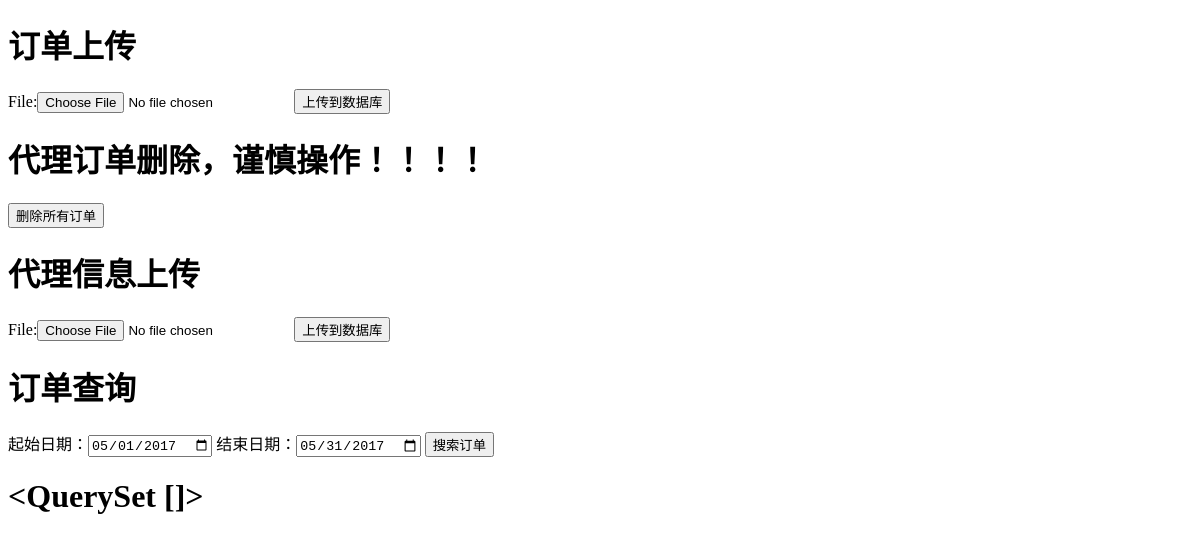
Before: /upload/ with the older database file.
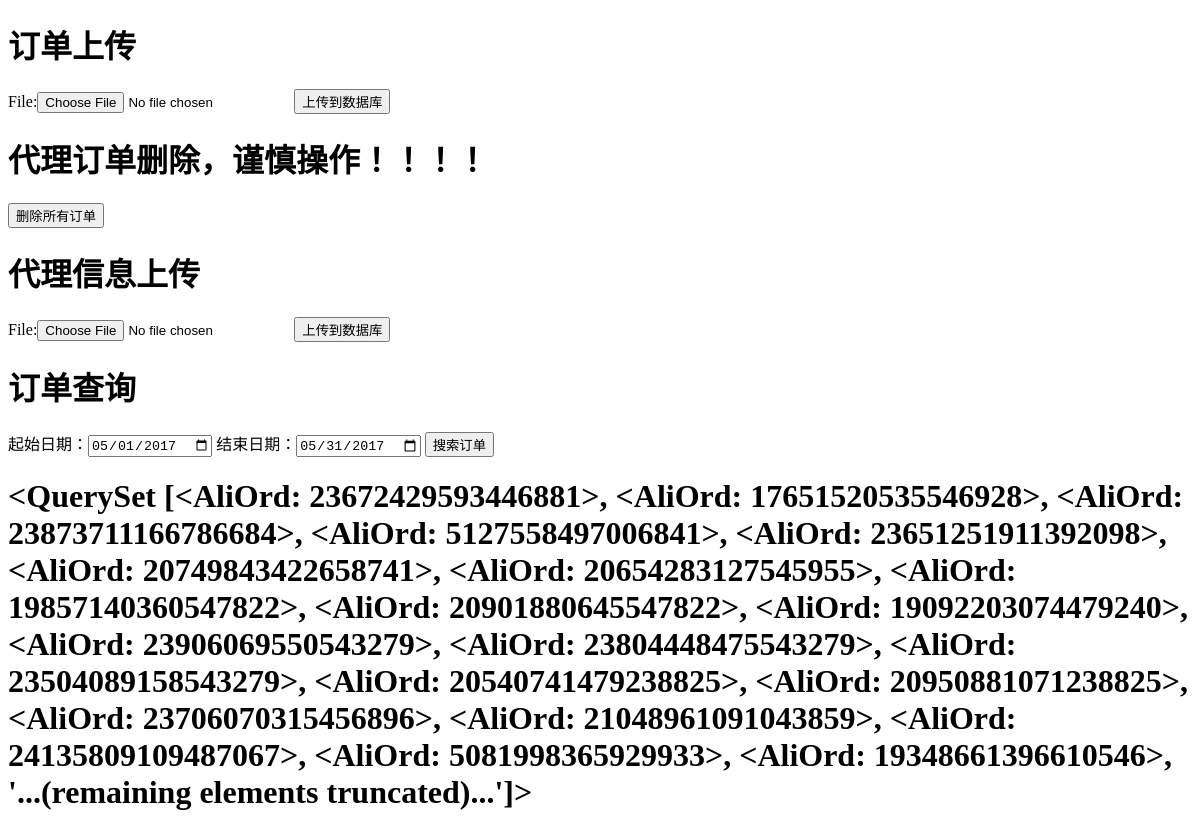
After: the same page with the newer database file.
### disk/models.py (models this page shows)
class AliOrd(models.Model):
    CreatDate = models.DateTimeField(verbose_name='创建时间', default='')
    ClickDate = models.DateTimeField(verbose_name='点击时间', default='')
    CommType = models.CharField(max_length = 40, verbose_name='商品信息', default='')
    CommId = models.CharField(max_length = 20, verbose_name='商品ID', default='')
    WangWangId = models.CharField(max_length = 20, verbose_name='掌柜旺旺', default='')
    StoreId = models.CharField(max_length = 20, verbose_name='所属店铺', default='')
    CommQty = models.CharField(max_length = 20, verbose_name='商品数', default='')
    CommPrice = models.CharField(max_length = 20, verbose_name='商品单价', default='')
    OrdStatus = models.CharField(max_length = 20, verbose_name='订单状态', default='')
    OrdType = models.CharField(max_length = 20, verbose_name='订单类型', default='')
    IncomePerc = models.CharField(max_length = 8, verbose_name='收入比率', default='')
    DividePerc = models.CharField(max_length = 8, verbose_name='分成比率', default='')
    PayAmount = models.DecimalField(max_digits=8, decimal_places=2, verbose_name='付款金额')
    EstAmount = models.DecimalField(max_digits=8, decimal_places=2, verbose_name='预估效果')
    SettleAmt = models.DecimalField(max_digits=8, decimal_places=2, verbose_name='结算金额')
    EstIncome = models.DecimalField(max_digits=8, decimal_places=2, verbose_name='预估收入')
    SettleDate = models.DateTimeField(verbose_name='结算时间', default='')
    RebatePerc = models.CharField(max_length = 8, verbose_name='佣金比例', default='')
    RebateAmt = models.DecimalField(max_digits=8, decimal_places=2, verbose_name='佣金金额')
    AllowancePerc = models.CharField(max_length = 8, verbose_name='补贴比例', default='')
    AllowanceAmt = models.CharField(max_length = 8, verbose_name='补贴金额', default='')
    AllowanceType = models.CharField(max_length = 20, verbose_name='补贴类型', default='')
    Platform = models.CharField(max_length = 20, verbose_name='成交平台', default='')
    ThirdParty = models.CharField(max_length = 20, verbose_name='第三方服务', default='')
    OrderId = models.CharField(max_length = 20, verbose_name='订单编号', default='')
    Category = models.CharField(max_length = 20, verbose_name='类目名称', default='')
    MediaId = models.CharField(max_length = 20, verbose_name='来源媒体ID', default='')
    MediaName = models.CharField(max_length = 20, verbose_name='来源媒体名称', default='')
    PosID = models.CharField(max_length = 20, verbose_name='广告位ID', default='')
    PosName = models.CharField(max_length = 20, verbose_name='广告位名称', blank=True, null=True)
    UplineId = models.CharField(max_length = 20, verbose_name='上线ID', blank=True, null=True)
    UplineName = models.CharField(max_length = 20, verbose_name='上线名称', blank=True, null=True)
    Up2lineId = models.CharField(max_length = 20, verbose_name='上上线ID', blank=True, null=True)
    Up2lineName = models.CharField(max_length = 20, verbose_name='上上线名称', blank=True, null=True)
    IncomePercSelf = models.DecimalField(max_digits= 3, decimal_places=2, verbose_name='自获佣金比例', blank=True, null=True)
    SharePercUp1 = models.DecimalField(max_digits= 3, decimal_places=2, verbose_name='贡献上级佣金比例', blank=True, null=True)
    SharePercUp2 = models.DecimalField(max_digits= 3, decimal_places=2, verbose_name='贡献上上级佣金比例', blank=True, null=True)
    IncomeSelf = models.DecimalField(max_digits= 8, decimal_places=2, verbose_name='自获佣金额', blank=True,null=True)
    ShareUp1 = models.DecimalField(max_digits= 8, decimal_places=2, verbose_name='贡献上级佣金额', blank=True,null=True)
    ShareUp2 = models.DecimalField(max_digits= 8, decimal_places=2, verbose_name='贡献上上级佣金额', blank=True,null=True)
    class meta:
        verbose_name = '推广订单'
        verbose_name_plural = '推广订单'
    def __str__(self):
        return self.OrderId

### disk/upld.py (the view)
# urls.py: url(r'^upload/$', upld_views.upld),
def upld(request):
    if (request.method == "POST") and ('upload_order' in request.POST):
        uf = UserForm(request.POST,request.FILES)
        if uf.is_valid():
            fname = request.FILES['file'].temporary_file_path()
            with open(fname, 'r') as f:
                reader = csv.reader(f)
                time1 = time.time()
                WorkList = []
                line_num = 0
                for line in reader:
                    line_num = line_num + 1
                    if (line_num != 1):
                        WorkList.append(AliOrd(CreatDate=line[0],
                                               ClickDate=line[1],
                                               CommType=line[2],
                                               CommId=line[3],
                                               WangWangId=line[4],
                                               StoreId=line[5],
                                               CommQty=line[6],
                                               CommPrice=line[7],
                                               OrdStatus=line[8],
                                               OrdType=line[9],
                                               IncomePerc=line[10],
                                               DividePerc=line[11],
                                               PayAmount=line[12],
                                               EstAmount=line[13],
                                               SettleAmt=line[14],
                                               EstIncome=line[15],
                                               SettleDate=line[16],
                                               RebatePerc=line[17],
                                               RebateAmt=line[18],
                                               AllowancePerc=line[19],
                                               AllowanceAmt=line[20],
                                               AllowanceType=line[21],
                                               Platform=line[22],
                                               ThirdParty=line[23],
                                               OrderId=line[24],
                                               Category=line[25],
                                               MediaId=line[26],
                                               MediaName=line[27],
                                               PosID=line[28],
                                               PosName=line[29]))
            time2    = time.time()
            AliOrd.objects.bulk_create(WorkList)
            time3 = time.time()
            return HttpResponse('upload ok!')
    elif (request.method == "POST") and ('upload_agent' in request.POST):
        UploadAgent(request)
        return HttpResponse('upload ok!')
    elif (request.method == "POST") and ('delete_order' in request.POST):
        AliOrd.objects.all().delete()
        return HttpResponse('所有订单已删除')
    else:
        uf = UserForm()
        agent_file = UserForm()
        order_list = AliOrd.objects.all()
    return render(request, 'upld.html', {'uf':uf,
                                         'order_list':order_list,
                                         'agent_file':agent_file})

### disk/upld.py
class UserForm(forms.Form):
    file = forms.FileField()

### disk/templates/upld.html (shortened to what this page needs)
<!DOCTYPE html>
<html>
    <head>
    </head>
    <body>
<h1>订单上传</h1>
<form method="post" enctype="multipart/form-data" >
	{{uf}}
	<input type="submit" value="上传到数据库" name="upload_order"/>
</form>
<h1>代理订单删除，谨慎操作！！！！</h1>
<form method="post">
	<input type="submit" value="删除所有订单" name="delete_order"/>
</form>
<h1>代理信息上传</h1>
	<form action="" method="post" enctype="multipart/form-data" >
		{{ agent_file }}
		<input type="submit" value="上传到数据库" name="upload_agent"/>
	</form>
<h1>订单查询</h1>
<form action="/upload" method="post">
     起始日期：<input type="date" value="2017-05-01" name="qstart">
     结束日期：<input type="date" value="2017-05-31" name="qend">
  <input type="submit" value="搜索订单">
</form>
<h1>{{ order_list }}</h1>
</body>
</html>

Changed rows visible on the page:
added AliOrd: OrderId.OrderId "<QuerySet [<AliOrd: 23672429593446881>, <AliOrd: 17651520535546928>, <AliOrd: 23873711166786684>, <AliOrd: 5127558497006841>, <AliOrd: 23651251911392098>, <AliOrd: 20749843422658741>, <AliOrd: 20654283127545955>, <AliOrd: 19857140360547822>, <AliOrd: 20901880645547822>, <AliOrd: 19092203074479240>, <AliOrd: 23906069550543279>, <AliOrd: 23804448475543279>, <AliOrd: 23504089158543279>, <AliOrd: 20540741479238825>, <AliOrd: 20950881071238825>, <AliOrd: 23706070315456896>, <AliOrd: 21048961091043859>, <AliOrd: 24135809109487067>, <AliOrd: 5081998365929933>, <AliOrd: 19348661396610546>, '...(remaining elements truncated)...']>"
Other visible differences:
{{ order_list }}: "<QuerySet []>" → (not shown)
